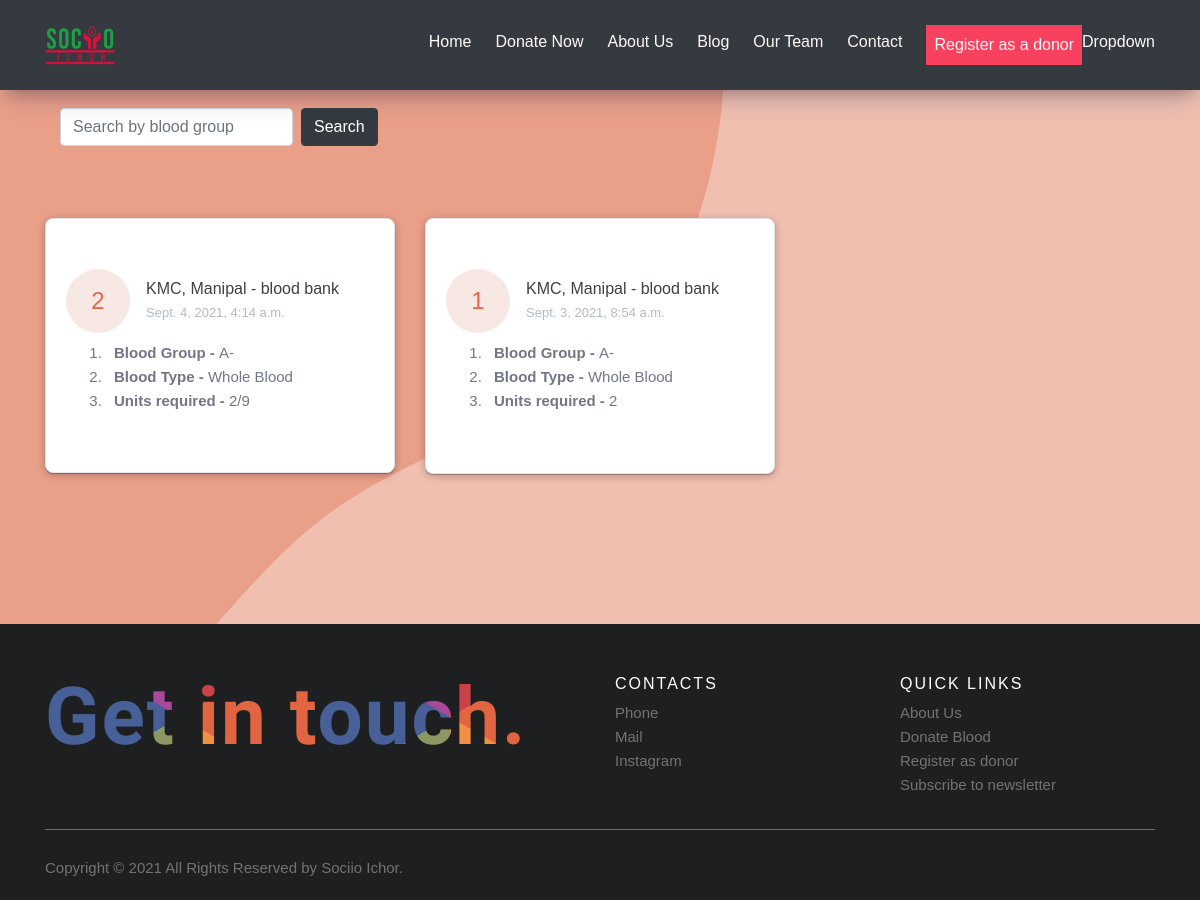
Before: /donate/ with the older database file.
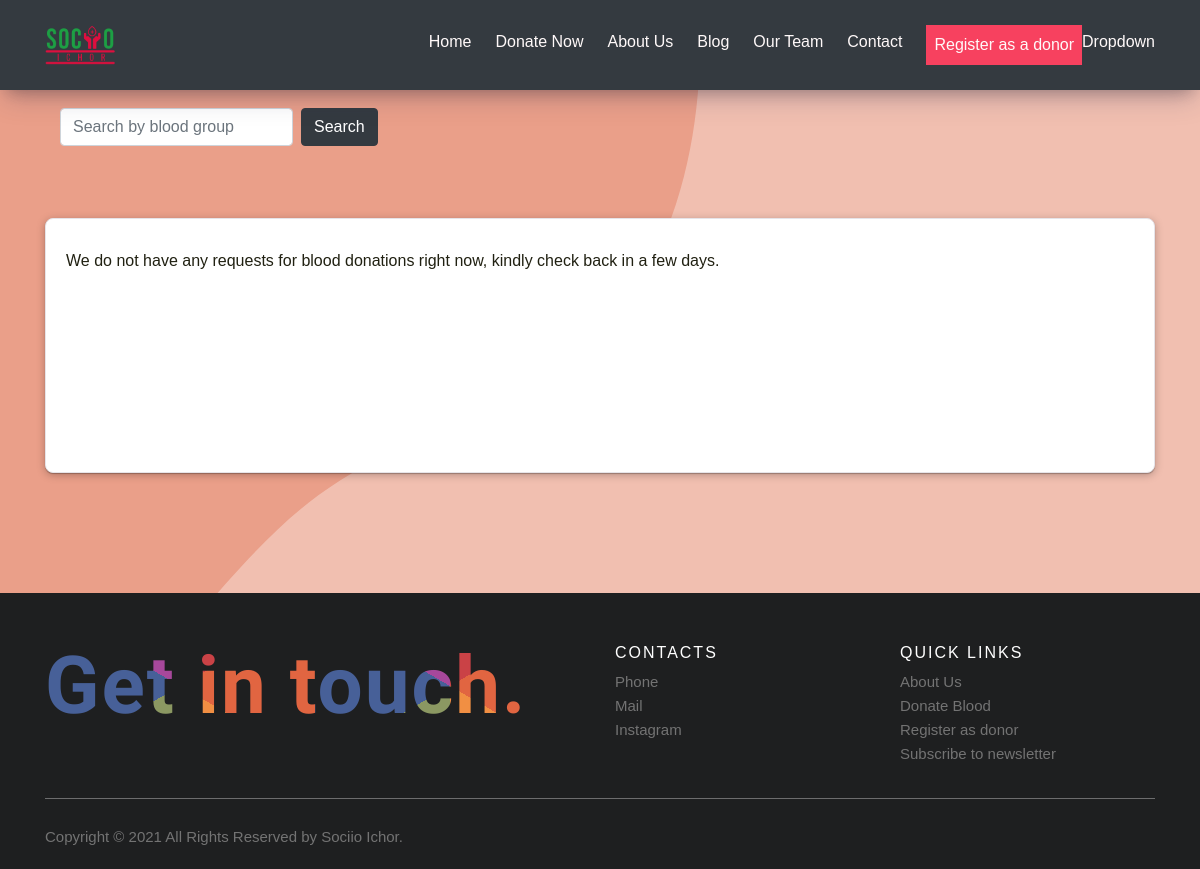
After: the same page with the newer database file.
### home/models.py (models this page shows)
class BloodRequest(models.Model):
    blood_request_id = models.AutoField(primary_key=True)
    time_stamp = models.DateTimeField(auto_now_add=True)
    blood_group = models.CharField(
        max_length=20, choices=BG_CHOICES, default=None, blank=True, null=True
    )
    blood_type = models.CharField(
        max_length=50, choices=TYPE, default=None, blank=True, null=True
    )
    acceptable_blood_group = models.CharField(max_length = 100, blank=True, null=True )
    Phone = models.CharField(max_length=10, default='')
    units = models.CharField(max_length=5)
    note = models.TextField(default='', blank=True, null=True)
    address = models.TextField(default='', blank=True, null=True)
    hospital_initials = models.CharField(default='', blank=False, null=False, max_length=50 )
    status = models.IntegerField(choices=STATUS, default=0)
    urgent = models.BooleanField( blank=True, default=False)
    slug = models.SlugField(max_length=400, unique=True, default=None)
    custom_field_key = models.CharField(default='', blank=True, max_length=255)
    custom_field_value = models.CharField(default='', blank=True, max_length=255)
    class Meta:
        verbose_name = 'Blood Request'

### home/views.py (the view)
# urls.py: path('donate/', views.BloodListView.as_view(), name='donate'),
class BloodListView(ListView):
    model=BloodRequest
    template_name = 'home/home.html'
    queryset=BloodRequest.objects.filter(status=STATUS_PUBLISH).order_by('-time_stamp')
    context_object_name='blood'

### home/templates/home/home.html (shortened to what this page needs)
{% extends 'home/base.html' %}
{% block head %}
{% load social_share %}
{% endblock head %}
{% block content %}
<div class="container" style="margin-top: 9%; margin-bottom: 10%;">
    <div class="form-inline text-center container-fluid " >
      <form class="form-inline search-ichor" action="{% url 'home:search-blood' %}" method="get" >
        <input class="form-control mr-sm-2" type="text" name="q" id="q" placeholder="Search by blood group" aria-label="Search" >
        <button class="btn btn-dark my-2 my-sm-0" type="submit">Search</button>
      </form>
      </div>
    <div class="row" style="margin-top: 5%;">
    {% if blood %}
    {% for b in blood %}
    <a style="text-decoration: none;" href="{% url 'home:details' b.slug %}">
        <div class="col-lg-4">
            <div class="card card-margin">
                <div class="card-header no-border">
                </div>
                <div class="card-body pt-0">
                    <div class="kmc">
                        <div class="kmc-title-wrapper">
                            <div class="kmc-date-primary">
                                <span class="kmc-date-day">{{ b.blood_request_id }}</span>
                            </div>
                       <a style="text-decoration: none;" href="{% url 'home:details' b.slug %}">
                        <div class="kmc-blood-info">
                            <span class="kmc-pro-title">KMC, Manipal - blood bank</span>
                            <span class="kmc-blood-time">{{ b.time_stamp}}</span>
                        </div>
                       </a>
                        </div>
                      <a style="text-decoration: none;" href="{% url 'home:details' b.slug %}">
                        <ol class="kmc-blood-points">
{% if b.blood_group %}
<li class="kmc-blood-item"><span><b>Blood Group - </b>{{ b.blood_group }}</span></li>
{% endif %}
{% if b.blood_type %}
<li class="kmc-blood-item"><span><b>Blood Type - </b>{{ b.blood_type }}</span></li>
{% endif %}
{% if b.units %}
<li class="kmc-blood-item"><span><b>Units required - </b>{{ b.units }}</span></li>
{% endif %}
                        </ol>
                      </a>
                        <div class="row mx-3">
                            <div class="col-lg-4">
                                {% if b.urgent %}
                                <a href="{% url 'home:details' b.slug %}" class="button-blink btn btn-border-primary">Urgent</a>
                                {% endif %}
                               </div>
                        </div>
                    </div>
                </div>
            </div>
        </div>
    </a>
    {% endfor %}
        {% else %}
        <div class="container">
            <div class="card">
                <div class="card-body">
                    <p> We do not have any requests for blood donations right now, kindly check back in a few days. </p>
                </div>
            </div>
        </div>
        {% endif %}
    </div>
    </div>
{% endblock content %}

Changed rows visible on the page:
removed BloodRequest: blood_request_id "2", time_stamp "Sept. 4, 2021, 4:14 a.m.", blood_group "A-", blood_type "Whole Blood", units "2/9"
removed BloodRequest: blood_request_id "1", time_stamp "Sept. 3, 2021, 8:54 a.m.", blood_group "A-", blood_type "Whole Blood", units "2"
Other visible differences:
text now shown: "We do not have any requests for blood donations right now, kindly check back in a few days."
